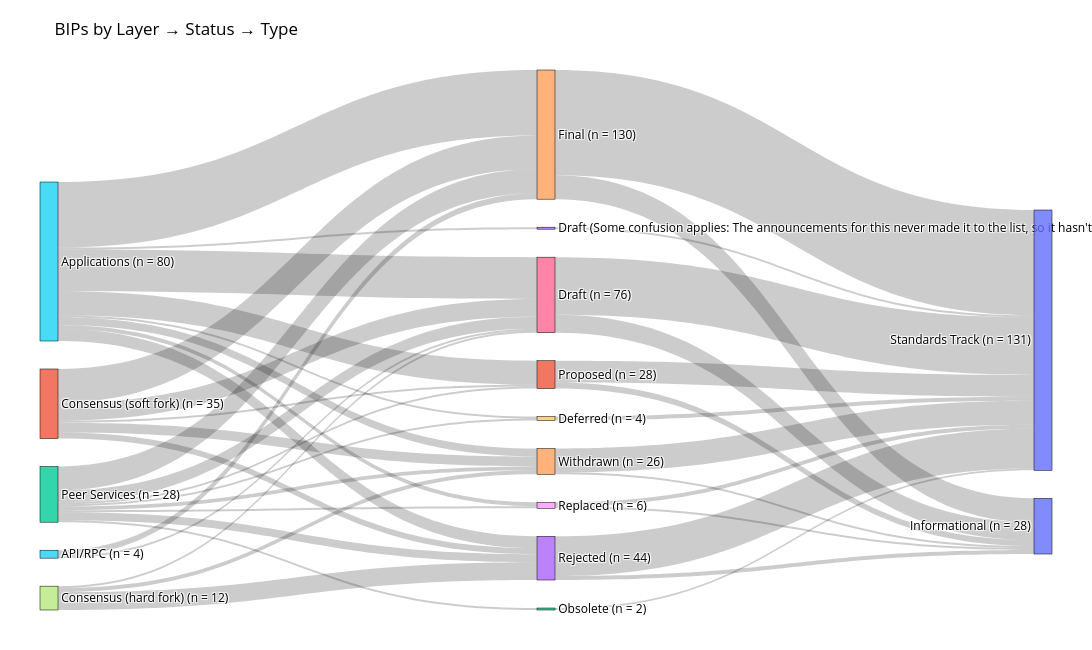

Here is the notebook cell this chart was saved with:
### Code cell
draw_sankey_chart(sankey_data, title="BIPs by Layer → Status → Type")

### Figure 1 — Plotly figure (JSON) as saved in the notebook; plotly's stock layout.template omitted (floating-point values rounded to 4 significant figures)
{"data": [{"arrangement": "snap", "link": {"source": [7, 13, 15, 14, 15, 1, 15, 6, 1, 15, 13, 11, 2, 11, 2, 14, 15, 4, 2, 11, 4, 2, 7, 6, 5, 15, 8, 11, 2, 15, 3, 8, 11, 2, 9, 15, 2, 5, 7, 2, 12], "target": [13, 10, 14, 10, 1, 0, 6, 10, 10, 13, 0, 14, 14, 6, 13, 0, 4, 0, 6, 13, 10, 4, 4, 0, 14, 8, 10, 4, 8, 3, 10, 0, 1, 9, 10, 9, 1, 6, 6, 12, 10], "value": [9, 20, 33, 53, 12, 3, 21, 29, 11, 6, 2, 17, 12, 9, 4, 12, 4, 1, 6, 3, 12, 2, 2, 9, 3, 2, 2, 5, 1, 1, 1, 1, 1, 1, 2, 1, 1, 1, 1, 1, 1]}, "node": {"label": ["Informational (n = 28)", "Proposed (n = 28)", "Peer Services (n = 28)", "Draft (Some confusion applies: The announcements for this never made it to the list, so it hasn't had public discussion) (n = 2)", "Withdrawn (n = 26)", "API/RPC (n = 4)", "Draft (n = 76)", "Consensus (hard fork) (n = 12)", "Replaced (n = 6)", "Deferred (n = 4)", "Standards Track (n = 131)", "Consensus (soft fork) (n = 35)", "Obsolete (n = 2)", "Rejected (n = 44)", "Final (n = 130)", "Applications (n = 80)"], "line": {"color": "black", "width": 0.5}, "pad": 28, "thickness": 18}, "type": "sankey"}], "layout": {"font": {"color": "black", "shadow": "none", "size": 12}, "height": 650, "margin": {"b": 40, "l": 40, "r": 40, "t": 70}, "title": {"text": "BIPs by Layer → Status → Type"}, "width": 1200}}
